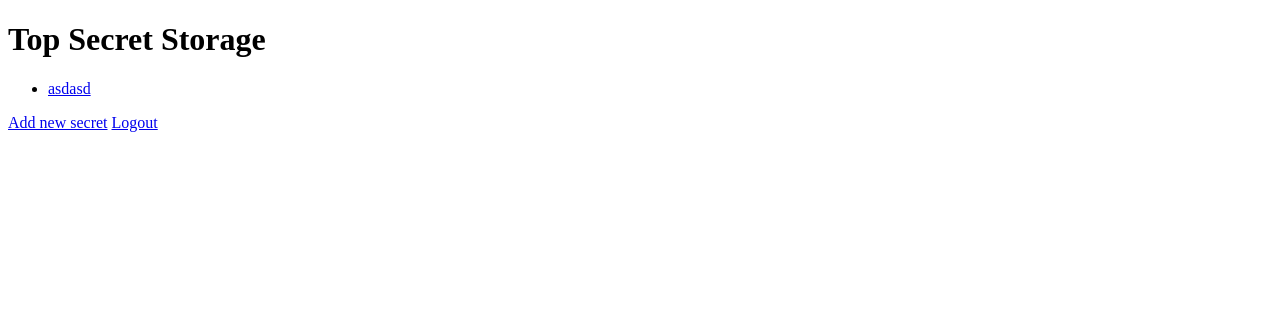
The page /secretsmanager/ (signed in) on the database as committed earlier.
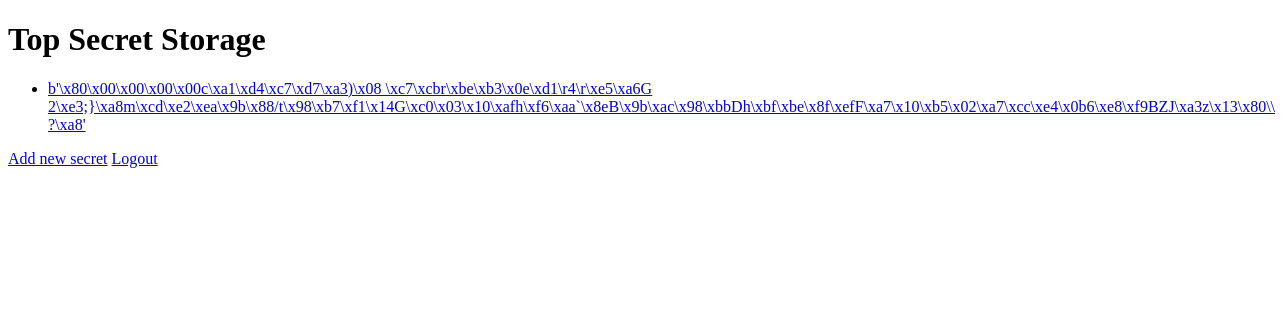
The same page on the database as committed later.
### secretsmanager/models.py (models this page shows)
class Secret(models.Model):
    title = encrypt(models.TextField())
    title = models.TextField()
    classification = models.TextField()
    secret = encrypt(models.TextField())
    secret = models.TextField()

### secretsmanager/views.py (the view)
# urls.py: path('', homePageView, name='home'),
@login_required(login_url='/secretsmanager/login/')
def homePageView(request):
    if request.method == 'GET':
        user = request.user
        secrets = getSecrets(user)
        context = {'secrets': secrets}
    return render(request, 'index.html', context)

### secretsmanager/views.py (called while the page is built)
def getSecrets(user):
    print(user.id)
    clearance_level = getClearanceLevel(user.id)
    if clearance_level == 'TOP_SECRET':
        return Secret.objects.all()
    elif clearance_level == 'CLASSIFIED':
        return Secret.objects.exclude(classification='TOP_SECRET')
    else:
        return Secret.objects.filter(classification='PUBLIC')

def getClearanceLevel(user_id):
    if user_id is not None:
        cl = UserClearanceLevel.objects.get(user_id=user_id)
        return cl.clearanceLevel
    else: return 'USER_IS_NOT_LOGGED_IN'

### secretsmanager/templates/index.html (shortened to what this page needs)
<!DOCTYPE html>
<html xmlns="http://www.w3.org/1999/xhtml">
    <head>
    </head>
    <body>
        <h1>Top Secret Storage</h1>
        <ul>
            {% for s in secrets %}
            <li>
                <a href="/secretsmanager/secret/{{s.id}}">{{s.title}}</a>
            </li>
            {% endfor %}
        </ul>
        <a href="/secretsmanager/new/">Add new secret</a>
        <a href="/secretsmanager/logout/">Logout</a>
    </body>
</html>

Rows that differ between the two databases and show on the page:
removed Secret: title "asdasd"
now on this page (row edited): Secret: title "b'\\x80\\x00\\x00\\x00\\x00c\\xa1\\xd4\\xc7\\xd7\\xa3)\\x08 \\xc7\\xcbr\\xbe\\xb3\\x0e\\xd1\\r4\\r\\xe5\\xa6G 2\\xe3;}\\xa8m\\xcd\\xe2\\xea\\x9b\\x88/t\\x98\\xb7\\xf1\\x14G\\xc0\\x03\\x10\\xafh\\xf6\\xaa`\\x8eB\\x9b\\xac\\x98\\xbbDh\\xbf\\xbe\\x8f\\xefF\\xa7\\x10\\xb5\\x02\\xa7\\xcc\\xe4\\x0b6\\xe8\\xf9BZJ\\xa3z\\x13\\x80\\\\ ?\\xa8'"
